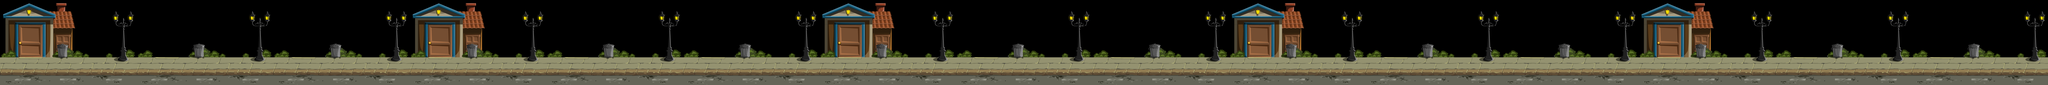

Below is a game level as drawn by its tile map, then a one-line description and the .tmx that defines it (tile-layer data replaced by summaries):
An orthogonal 15x1 tile map with 512x320 px tiles, 1 tile layer (Layer 0), 2 tilesets.

<map version="0.99b" orientation="orthogonal" width="15" height="1" tilewidth="512" tileheight="320">
 <tileset name="City Night 01" firstgid="1" tilewidth="512" tileheight="320">
  <image source="City_Night_01.png" />
 </tileset>
 <tileset name="City Night 02" firstgid="2" tilewidth="512" tileheight="320">
  <image source="City_Night_02.png" />
 </tileset>
 <layer name="Layer 0" width="15" height="1">
  <data>[15 cells, 15 non-empty, 2 distinct tile ids]</data>
 </layer>
</map>
